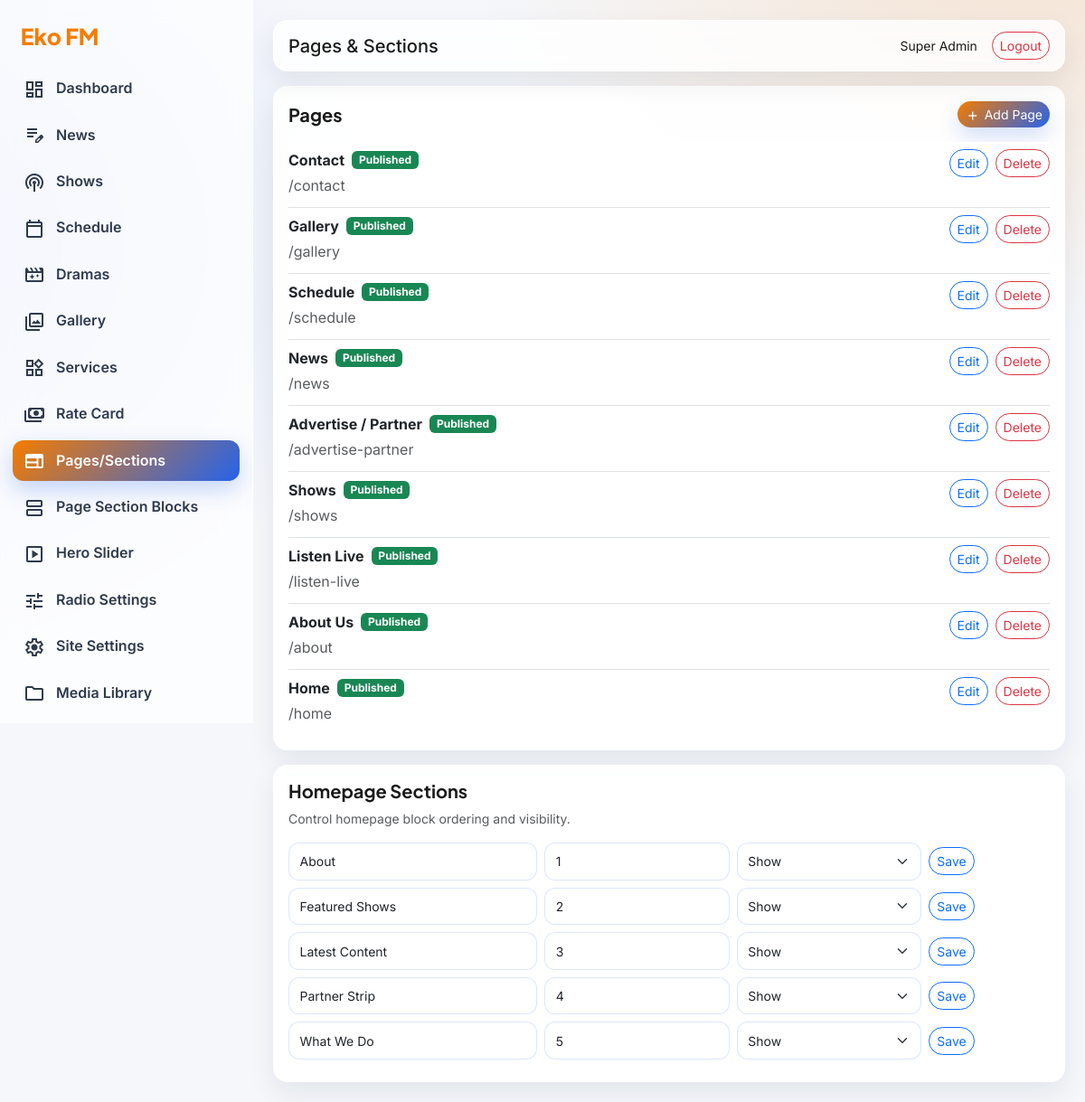
Screenshot of /admin/pages.php (signed in) with the database file from the repository.
### tables this page shows
CREATE TABLE `users` (
  `id` int(11) NOT NULL,
  `role_id` int(11) DEFAULT NULL,
  `name` varchar(150) NOT NULL,
  `email` varchar(150) NOT NULL,
  `password` varchar(255) NOT NULL,
  `status` tinyint(1) NOT NULL DEFAULT 1,
  `created_at` datetime DEFAULT NULL,
  `updated_at` datetime DEFAULT NULL
);

CREATE TABLE `pages` (
  `id` int(11) NOT NULL,
  `title` varchar(200) NOT NULL,
  `slug` varchar(200) NOT NULL,
  `content` mediumtext DEFAULT NULL,
  `meta_title` varchar(255) DEFAULT NULL,
  `meta_description` varchar(255) DEFAULT NULL,
  `social_image` varchar(255) DEFAULT NULL,
  `status` tinyint(1) NOT NULL DEFAULT 1,
  `created_by` int(11) DEFAULT NULL,
  `created_at` datetime DEFAULT NULL,
  `updated_at` datetime DEFAULT NULL
);

CREATE TABLE `homepage_sections` (
  `id` int(11) NOT NULL,
  `section_key` varchar(100) NOT NULL,
  `section_title` varchar(150) DEFAULT NULL,
  `sort_order` int(11) NOT NULL DEFAULT 1,
  `status` tinyint(1) NOT NULL DEFAULT 1,
  `updated_at` datetime DEFAULT NULL
);

### includes/functions.php (called while the page is built, shortened)
<?php
require_once __DIR__ . '/db.php';
function e($value)
{
    return htmlspecialchars((string) $value, ENT_QUOTES, 'UTF-8');
}
function url($path = '')
{
    $path = ltrim($path, '/');
    return rtrim(BASE_URL, '/') . '/' . $path;
}
function current_user()
{
    static $user = null;
    if ($user) {
        return $user;
    }
    $stmt = db_query(
        'SELECT u.*, r.name AS role_name, r.slug AS role_slug FROM users u LEFT JOIN roles r ON r.id = u.role_id WHERE u.id = ? LIMIT 1',
        array((int) $_SESSION['user_id'])
    );
    $user = $stmt->fetch();
    return $user ?: null;
}

### includes/db.php (called while the page is built, shortened)
<?php
function db()
{
    static $pdo;
    if ($pdo instanceof PDO) {
        return $pdo;
    }
    $dsn = 'mysql:host=' . DB_HOST . ';dbname=' . DB_NAME . ';charset=' . DB_CHARSET;
    $options = array(
        PDO::ATTR_ERRMODE => PDO::ERRMODE_EXCEPTION,
        PDO::ATTR_DEFAULT_FETCH_MODE => PDO::FETCH_ASSOC,
        PDO::ATTR_EMULATE_PREPARES => false,
    );
    $pdo = new PDO($dsn, DB_USER, DB_PASS, $options);
    return $pdo;
}
function db_query($sql, $params = array())
{
    $stmt = db()->prepare($sql);
    $stmt->execute($params);
    return $stmt;
}

### includes/auth.php (called while the page is built, shortened)
<?php
require_once __DIR__ . '/rbac.php';
function require_login()
{
    if (!current_user()) {
        redirect('admin/login.php');
    }
}

### includes/rbac.php (called while the page is built, shortened)
<?php
require_once __DIR__ . '/functions.php';
function has_permission($permission)
{
    $user = current_user();
    if (!empty($user['role_slug']) && $user['role_slug'] === 'super_admin') {
        return true;
    }
    static $memo = array();
    $uid = (int) $user['id'];
    return in_array($permission, $memo[$uid]);
}

### admin/pages.php (the view, shortened to what this page needs)
<?php
require_login();
$adminTitle = 'Pages & Sections';
$pages = db_query('SELECT * FROM pages ORDER BY id DESC')->fetchAll();
$homeSections = db_query('SELECT * FROM homepage_sections ORDER BY sort_order ASC')->fetchAll();
include __DIR__ . '/../templates/admin_header.php';
?>
<div class="panel mb-3">
    <div class="d-flex justify-content-between align-items-center mb-3">
        <h5 class="mb-0">Pages</h5>
        <button type="button" class="btn btn-warning btn-sm" id="addPageBtn" data-bs-toggle="modal" data-bs-target="#pageModal">
            <span class="material-symbols-outlined align-middle" style="font-size:18px;">add</span>
            Add Page
        </button>
    </div>
    <?php if (!$pages): ?>
        <div class="text-center text-muted py-4">No pages added yet.</div>
    <?php else: ?>
        <div class="list-group list-group-flush">
            <?php foreach ($pages as $p): ?>
                <div class="list-group-item px-0 d-flex justify-content-between align-items-start gap-3">
                    <div>
                        <div class="d-flex align-items-center gap-2 mb-1">
                            <strong><?php echo e($p['title']); ?></strong>
                            <span class="badge <?php echo (int) $p['status'] === 1 ? 'text-bg-success' : 'text-bg-secondary'; ?>">
                                <?php echo (int) $p['status'] === 1 ? 'Published' : 'Draft'; ?>
                            </span>
                        </div>
                        <div class="text-muted mb-1">/<?php echo e($p['slug']); ?></div>
                    </div>
                    <div class="d-flex gap-2">
                        <button
                            type="button"
                            class="btn btn-sm btn-outline-primary edit-page-btn"
                            data-bs-toggle="modal"
                            data-bs-target="#pageModal"
                            data-id="<?php echo e($p['id']); ?>"
                            data-title="<?php echo e($p['title']); ?>"
                            data-slug="<?php echo e($p['slug']); ?>"
                            data-content="<?php echo e($p['content']); ?>"
                            data-meta-title="<?php echo e($p['meta_title']); ?>"
                            data-meta-description="<?php echo e($p['meta_description']); ?>"
                            data-social-image="<?php echo e($p['social_image']); ?>"
                            data-status="<?php echo e((int) $p['status']); ?>"
                        >
                            Edit
                        </button>
                        <a class="btn btn-sm btn-outline-danger" href="?delete=<?php echo e($p['id']); ?>" data-confirm="Delete page?">Delete</a>
                    </div>
                </div>
            <?php endforeach; ?>
        </div>
    <?php endif; ?>
</div>
<div class="panel">
    <h5>Homepage Sections</h5>
    <p class="text-muted small">Control homepage block ordering and visibility.</p>
    <?php foreach ($homeSections as $s): ?>
        <form method="post" class="row g-2 align-items-center mb-2">
            <div class="col-4"><input class="form-control form-control-sm" name="section_title" value="<?php echo e($s['section_title']); ?>"></div>
            <div class="col-3"><input class="form-control form-control-sm" type="number" name="sort_order" value="<?php echo e($s['sort_order']); ?>"></div>
            <div class="col-3"><select class="form-select form-select-sm" name="status"><option value="1" <?php echo ((int) $s['status'] === 1) ? 'selected' : ''; ?>>Show</option></select></div>
            <div class="col-2"><button class="btn btn-sm btn-outline-primary">Save</button></div>
        </form>
    <?php endforeach; ?>
</div>
<?php include __DIR__ . '/../templates/admin_footer.php'; ?>

### templates/admin_header.php (shortened to what this page needs)
<?php
$u = current_user();
?>
<!doctype html>
<html lang="en">
<head>
    <link href="https://cdn.jsdelivr.net/npm/bootstrap@5.3.3/dist/css/bootstrap.min.css" rel="stylesheet">
    <link href="<?php echo e(url('assets/css/admin.css')); ?>" rel="stylesheet">
</head>
<body>
<div class="admin-layout">
    <?php include __DIR__ . '/admin_sidebar.php'; ?>
    <main class="admin-main">
        <div class="admin-topbar d-flex justify-content-between align-items-center">
            <div><h5 class="mb-0"><?php echo e($adminTitle); ?></h5></div>
            <div class="d-flex align-items-center gap-3"><small><?php echo e($u ? $u['name'] : ''); ?></small><a href="<?php echo e(url('admin/logout.php')); ?>" class="btn btn-sm btn-outline-danger">Logout</a></div>
        </div>

### assets/css/admin.css (style rules this page uses)
:root { --orange: #F57C00; --deep-blue: #1E3A8A; --accent-blue: #2563EB; --panel: #FFFFFF; --text: #1A1A1A; --muted: #5f6b7a; --radius: 16px; --shadow: 0 12px 30px rgba(17, 24, 39, .08); }
* { box-sizing: border-box; }
body { font-family: Inter, sans-serif; color: var(--text); background: radial-gradient(900px 700px at 95% -10%, rgba(245,124,0,.18), transparent 70%), radial-gradient(800px 700px at -10% 22%, rgba(37,99,235,.16), transparent 68%), #f5f7fb; }
.admin-layout { display: flex; min-height: 100vh; }
.admin-main { flex: 1; padding: 22px; min-width: 0; }
.admin-topbar { background: rgba(255,255,255,.82); border: 1px solid rgba(255,255,255,.85); border-radius: 16px; padding: 12px 16px; margin-bottom: 16px; backdrop-filter: blur(10px); box-shadow: var(--shadow); }
.panel { background: rgba(255,255,255,.92); border: 1px solid rgba(255,255,255,.85); border-radius: var(--radius); padding: 16px; box-shadow: var(--shadow); }
.panel h5 { font-family: 'Plus Jakarta Sans', sans-serif; font-weight: 700; }
.form-control, .form-select { border-radius: 12px; border-color: rgba(37,99,235,.16); padding: .58rem .72rem; }
.btn-warning { border: 0; border-radius: 999px; color: #fff; background: linear-gradient(135deg, var(--orange), var(--accent-blue)); box-shadow: 0 10px 22px rgba(37,99,235,.2); }
.btn-outline-primary, .btn-outline-danger { border-radius: 999px; }

### rows the page displays
users: name "Super Admin"
pages: title "Contact", status "Published", slug "contact"
pages: title "Gallery", status "Published", slug "gallery"
pages: title "Schedule", status "Published", slug "schedule"
pages: title "News", status "Published", slug "news"
pages: title "Advertise / Partner", status "Published", slug "advertise-partner"
pages: title "Shows", status "Published", slug "shows"
pages: title "Listen Live", status "Published", slug "listen-live"
pages: title "About Us", status "Published", slug "about"
pages: title "Home", status "Published", slug "home"
homepage_sections: section_title "About", sort_order "1", status "Show"
homepage_sections: section_title "Featured Shows", sort_order "2", status "Show"
homepage_sections: section_title "Latest Content", sort_order "3", status "Show"
homepage_sections: section_title "Partner Strip", sort_order "4", status "Show"
homepage_sections: section_title "What We Do", sort_order "5", status "Show"

### other values shown
$item[0] "Dashboard"
$item[0] "News"
$item[0] "Shows"
$item[0] "Schedule"
$item[0] "Dramas"
$item[0] "Gallery"
$item[0] "Services"
$item[0] "Rate Card"
$item[0] "Pages/Sections"
$item[0] "Page Section Blocks"
$item[0] "Hero Slider"
$item[0] "Radio Settings"
$item[0] "Site Settings"
$item[0] "Media Library"
$adminTitle "Pages & Sections"
